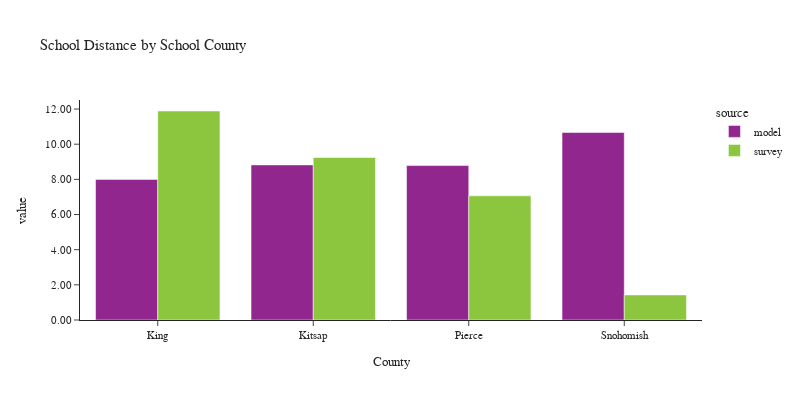

The cell this chart's notebook holds for it:
### Code cell
plot_school_location(df_students, 'CountyName_school', 'School County', 'County')

### Figure 1 — Plotly figure (JSON) as saved in the notebook; plotly's stock layout.template omitted (floating-point values rounded to 4 significant figures)
{"data": [{"alignmentgroup": "True", "customdata": [[1], [1], [1], [1]], "hovertemplate": "source=model<br>CountyName_school=%{x}<br>value=%{y}<br>sample count=%{customdata[0]}<extra></extra>", "legendgroup": "model", "marker": {"color": "#91268F", "pattern": {"shape": ""}}, "name": "model", "offsetgroup": "model", "orientation": "v", "showlegend": true, "textposition": "auto", "type": "bar", "x": ["King", "Kitsap", "Pierce", "Snohomish"], "xaxis": "x", "y": [7.998, 8.822, 8.786, 10.67], "yaxis": "y"}, {"alignmentgroup": "True", "customdata": [[1], [1], [1], [1]], "hovertemplate": "source=survey<br>CountyName_school=%{x}<br>value=%{y}<br>sample count=%{customdata[0]}<extra></extra>", "legendgroup": "survey", "marker": {"color": "#8CC63E", "pattern": {"shape": ""}}, "name": "survey", "offsetgroup": "survey", "orientation": "v", "showlegend": true, "textposition": "auto", "type": "bar", "x": ["King", "Kitsap", "Pierce", "Snohomish"], "xaxis": "x", "y": [11.89, 9.244, 7.065, 1.425], "yaxis": "y"}], "layout": {"barmode": "group", "font": {"size": 11}, "height": 400, "legend": {"title": {"text": "source"}, "tracegroupgap": 0}, "title": {"text": "School Distance by School County"}, "width": 800, "xaxis": {"anchor": "y", "domain": [0.0, 1.0], "title": {"text": "County"}}, "yaxis": {"anchor": "x", "domain": [0.0, 1.0], "tickformat": ".2f", "title": {"text": "value"}}}}
